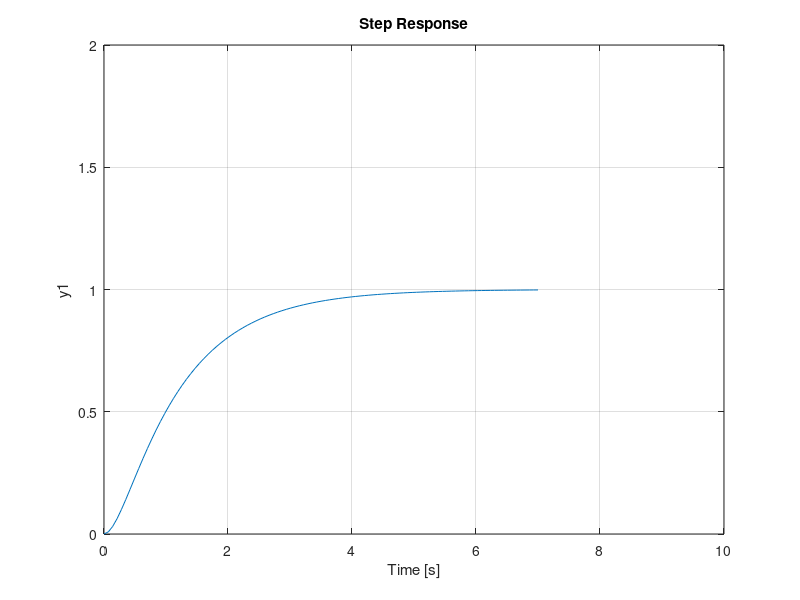

Write MATLAB code to recreate this figure.
% Overdamped Example
Zeta = 1.3;
wn = 2;

% Transfer Function
num = [0 0 wn^2];
den = [1 2*Zeta*wn wn^2];
G = tf(num,den); 

step(G);
ylim([0 2]);
xlim([0 10]);